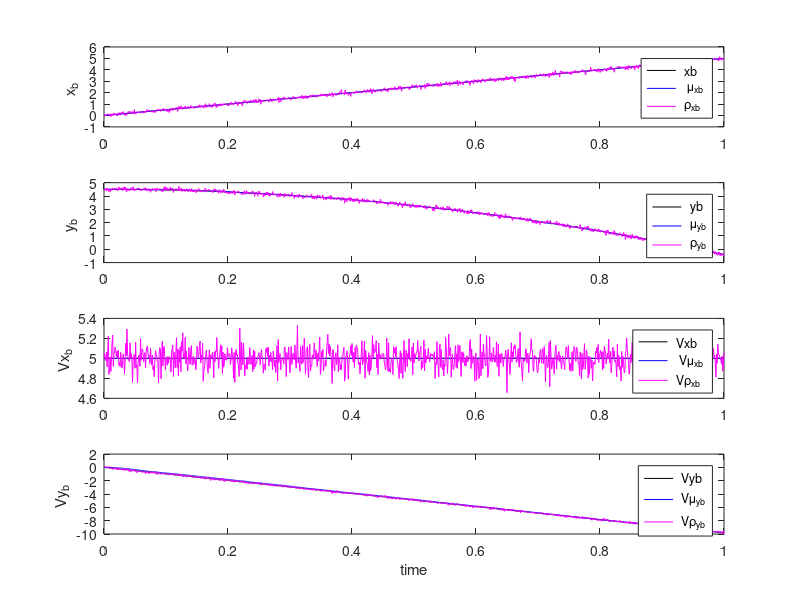
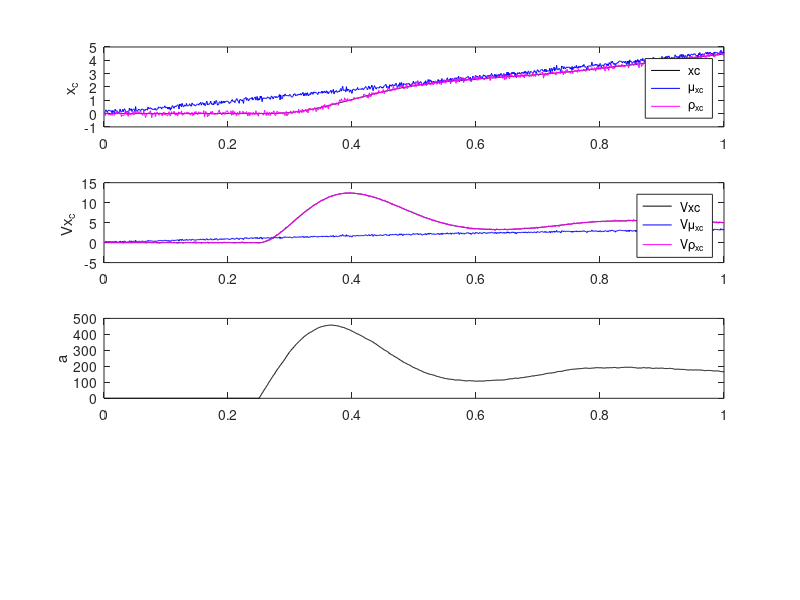
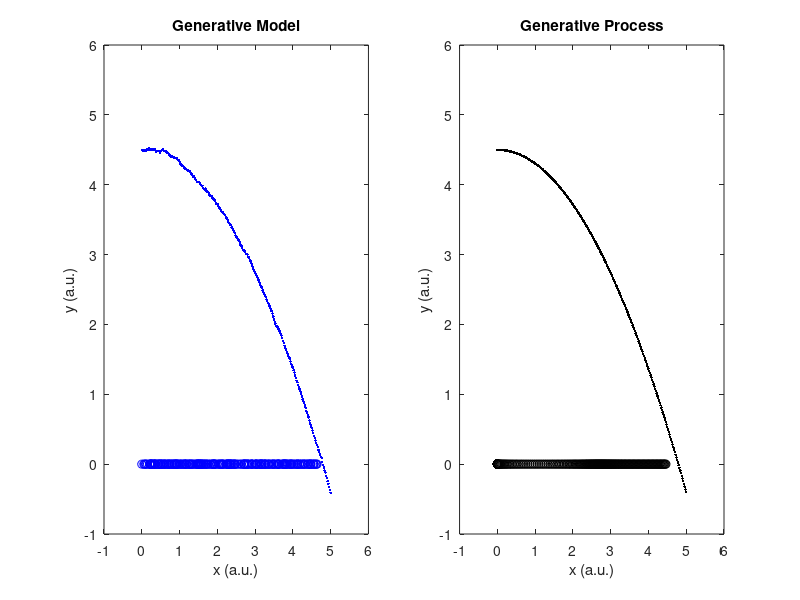

Reproduce these figures in MATLAB, in order. (Note: this script raises an error after producing the figures.)
function [errors] = do_catching_AI(xc0, vb0, method, plot_flag)
% Unified script for "do_catching_AI_internalmodel" and "do_catching_AI_vectors_delay"
% Arguments:
% xc0 - Initial x-coordinate of the cursor
% vb0 - Initial velocity of the ball
% method - Specifies which implementation to use ('final_time_1g' , 'istxist_0g' , 'final_time_0g')
% plot_flag - Specifies whether the function will have a figure outcome

if nargin < 1, xc0 = 0; end
if nargin < 2, vb0 = 5; end
if nargin < 3, method = 'istxist_1g'; end
if nargin < 3, plot_flag = 1; end

rng(6);
% Simulation parameters
simTime = 1; %strcmp(method, 'final_time_1g') * 1 + strcmp(method, 'istxist_0g') * 1.5 + strcmp(method, 'final_time_0g') * 1;
dt = 0.001;
time = 0:dt:simTime;
N = length(time);
action = true;

% Action onset time
actionTime = (simTime / 4); %strcmp(method, 'final_time_1g') * (simTime / 4) + strcmp(method, 'istxist_0g') * 0 + strcmp(method, 'final_time_0g') * (simTime / 4);
deltaT = 0.1;

% Sensory variances
sigma_x = [0.1, 0.1, 0.1, 0.1, 0.1, 0.01, 0.1, 0.1];
omega_x = 0.05;

% Generative process parameters
g = -9.81; k = 15; m = 0.05; c = sqrt(4 * k * m);
% g = -9.81; k = 5000; m = 5; c = sqrt(4 * k * m);

a(1) = 0;

% Initial generative process state
x(:, 1) = [0, vb0, 4.5, 0, 0, xc0, 0, 0];

% Dynamics equations
f_gp = @(x, a) [x(2), 0, x(4), g, 0, x(7), -(c / m) * x(7) + a, 0]';
f_gm = @(x) [x(2), 0, x(4), x(5), 0, x(7), x(8), 0]';

% Initialize variables
mu(:, 1) = x(:, 1);
rho(:, 1) = x(:, 1);

% Sensory noise
zgp_x(1,:) = randn (1 ,N)*.1 ;
zgp_x(2,:)  = randn (1 ,N)*.1 ;
zgp_x(3,:)  = randn (1 ,N)*.1 ;
zgp_x(4,:) = randn (1 ,N)*.1 ;
zgp_x(5,:) = zeros (1 ,N)*.1 ; % no sensory inputs on accelerations
zgp_x(6,:) = randn (1 ,N)*.1 ;
zgp_x(7,:) = randn (1 ,N)*.1 ;
zgp_x(8,:) = zeros (1 ,N)*.1 ; % no sensory inputs on accelerations

% Initialize error terms
epsilon_x(:, 1) = rho(:, 1) - mu(:, 1);
% xT = zeros(1, N);

% Method-specific deltaT calculation
% if strcmp(method, 'final_time_1g')
%     xT(1) = rho(1, 1) + deltaT * rho(2, 1);
% end

% Gradient descent learning parameters
ki_xb = [.1, .01];
ki_yb = [5, 5, .1];
ki_xc = [.0005, .005, .005];
ki = [ki_xb, ki_yb, ki_xc]';
ka = 50; %strcmp(method, 'final_time_1g') * 50 + strcmp(method, 'istxist_0g') * 40 + strcmp(method, 'final_time_0g') * 40;

% Simulation loop
for i = 2:N
    % Generative process (real world)
    x(:, i) = x(:, i - 1) + dt * (f_gp(x(:, i - 1), a(i - 1)));

    % Sensory inputs
    rho(:, i) = x(:, i) + zgp_x(:, i);

    % Sensory prediction errors
    epsilon_x(:, i) = rho(:, i - 1) - mu(:, i - 1);
    epsilon_x(5, i) = 0; % Ignore accelerations
    epsilon_x(8, i) = 0;

    % Method-specific deltaT and target calculation
    if strcmp(method, 'final_time_1g')
        deltaT(i) = 1 / g * (-rho(4, i - 1) - sqrt(rho(4, i - 1)^2 - 2 * g * rho(3, i - 1)));
        xT(i) = rho(1, i - 1) + deltaT(i) * rho(2, i - 1);
    elseif strcmp(method, 'istxist_0g')
        xT(i) = x(1, i - 1) + deltaT(i) * x(2, i - 1);
    elseif strcmp(method, 'final_time_0g')
        deltaT(i) = -rho(3, i - 1)/rho(4, i - 1);
        if isinf(deltaT(i))
            deltaT(i) = deltaT(i-1);
        end
        xT(i) = rho(1, i - 1) + deltaT(i) * rho(2, i - 1);

    elseif strcmp(method, 'istxist_1g')
        deltaY = 0.005;
deltaT(i) = 1 / g * (-rho(4, i - 1) - sqrt(rho(4, i - 1)^2 - 2 * g * deltaY));
        xT(i) = rho(1, i - 1) + deltaT(i) * rho(2, i - 1);
    end

    % Model errors
    epsilon_mu(:, i) = [0, 0, 0, mu(5, i - 1) - g, 0, 0, ...
        mu(8, i - 1) + c / m * mu(7, i - 1) + k / m * (mu(6, i - 1) - xT(i - 1)), 0];

    % Update states using gradient descent
    dFds(:, i) = -epsilon_x(:, i) ./ sigma_x';
    dFdmu(:, i) = [0; 0; 0; 0; epsilon_mu(4, i) / omega_x; ...
        epsilon_mu(7, i) * k / m / omega_x; epsilon_mu(7, i) * c / m / omega_x; epsilon_mu(7, i) / omega_x];
    mu(:, i) = mu(:, i - 1) + dt * (f_gm(mu(:, i - 1)) - ki .* (dFds(:, i) + dFdmu(:, i)));

    % Action update
    if time(i) > actionTime
        a(i) = a(i - 1) + dt * -ka * (1 / sigma_x(6) * epsilon_x(6, i) + 1 / sigma_x(7) * epsilon_x(7, i));
    else
        a(i) = 0;
    end
end

% plot

if plot_flag

    recordVideo = 0;
    figure ( 1 ) ; clf ;
    subplot (4 ,1 ,1)
    plot ( time , x(1,:) ,'k') ; hold on;
    plot ( time ,mu(1,:), ' b ' ) ; hold on;
    plot ( time , rho(1,:) , ' m ' ) ; hold on;
    legend ( ' xb ' , '  \mu_{xb} ' , ' \rho_{xb} ' )
    ylabel ( 'x_b ' )

    subplot (4 ,1 ,2)
    plot ( time , x(3,:),'k') ; hold on;
    plot ( time ,mu(3,:), 'b' ) ; hold on;
    plot ( time , rho(3,:) , 'm ') ; hold on;
    legend ( ' yb' , ' \mu_{yb}' , ' \rho_{yb}' ) ;
    ylabel ( 'y_b ' )


    subplot (4 ,1 ,3)
    plot ( time , x(2,:) ,'k') ; hold on;
    plot ( time ,mu(2,:), ' b ' ) ; hold on;
    plot ( time , rho(2,:) , ' m ' ) ; hold on;
    legend ( ' Vxb ' , '  V\mu_{xb} ' , ' V\rho_{xb} ' )
    ylabel ( 'Vx_b ' )

    subplot (4 ,1 ,4)
    plot ( time , x(4,:) ,'k') ; hold on;
    plot ( time ,mu(4,:), 'b' ) ; hold on;
    plot ( time , rho(4,:) , 'm ') ; hold on;
    legend ( ' Vyb' , ' V\mu_{yb}' , ' V\rho_{yb}' ) ;
    ylabel ( 'Vy_b ' )
    xlabel ( ' time ' ) ;

    figure ( 2 ) ; clf ;
    subplot (4 ,1 ,1)
    plot ( time , x(6,:) ,'k') ; hold on;
    plot ( time ,mu(6,:), ' b ' ) ; hold on;
    plot ( time , rho(6,:) , 'm ') ; hold on;
    legend ( ' xc ' , ' \mu_{xc} ', ' \rho_{xc} ' ) ;
    ylabel ( 'x_c ' )

    subplot (4 ,1 ,2)
    plot ( time , x(7,:) ,'k') ; hold on;
    plot ( time ,mu(7,:), ' b ' ) ; hold on;
    plot ( time , rho(7,:) , 'm ') ; hold on;
    legend ( ' Vxc ' , ' V\mu_{xc} ', ' V\rho_{xc} ' ) ;
    ylabel ( 'Vx_c ' )


    subplot (4 ,1 ,3)
    plot ( time , a , ' k ' ) ;
    ylabel ( ' a ' )

    figure ( 4 ) ; clf;
set(gcf,'position',[100,100,1200,500])
hold on;

for i = 1:4:length(x(1,:))
    subplot (1 ,2 ,2)
    title('Generative Process')
    plot(x(1,i),x(3,i),'k.'), hold on;

    if recordVideo

        if i > length(x(1,:))/2
            plot(x(6,i),0,'ko'),hold on;
        end
    else
        plot(x(6,i),0,'ko'),hold on;

    end
    ylim([-1, 6])
    xlim([-1, 6])
    xlabel('x (a.u.)')
    ylabel('y (a.u.)')

    % pause(0.01)
    drawnow
    subplot (1 ,2 ,1)
    title('Generative Model')
    plot(mu(1,i),mu(3,i),'b.'),hold on;

    % drawnow
    if recordVideo

        if i > length(x(1,:))/2
            plot(mu(6,i),0,'bo'),hold on;
        end
    else
        plot(mu(6,i),0,'bo'),hold on;

    end
    drawnow
    ylim([-1, 6])
    xlim([-1, 6])
    xlabel('x (a.u.)')
    ylabel('y (a.u.)')

    % pause(0.01) %Pause and grab frame
    if recordVideo
        pause(0.01)
        frame = getframe(gcf); %get frame
        writeVideo(myVideo, frame);
    end

end



end

% Calculate errors
xb = [x(1, :); x(3, :)];
xc = [x(6, :); zeros(size(x(6, :)))];

dist_mat = dist(xb', xc);
[~, ind_end_ball] = min(abs(xb(2, :)));
ind_end_ball = ind_end_ball(1);
[~, ind_err_istxist] = min(diag(dist_mat));
[~, ind_abserr] = min(abs(xc(1, :) - xb(1, ind_end_ball)));

temporal_error = time(ind_end_ball) - time(ind_err_istxist);
temporal_error_abs = time(ind_end_ball) - time(ind_abserr);
spatial_error_abs = min(abs(xc(1, :) - xb(1, ind_end_ball)));
spatial_error = xc(1, ind_end_ball) - xb(1, ind_end_ball);

errors = [temporal_error, spatial_error, temporal_error_abs, spatial_error_abs];
end
